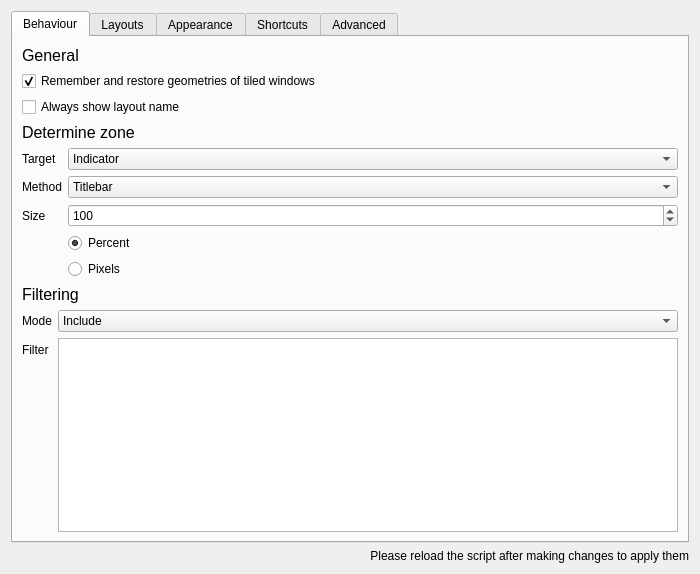
<?xml version="1.0" encoding="UTF-8"?>
<ui version="4.0">
 <class>KWin::ExquisiteConfigForm</class>
 <widget class="QWidget" name="KWin::ExquisiteConfigForm">
  <property name="geometry">
   <rect>
    <x>0</x>
    <y>0</y>
    <width>700</width>
    <height>574</height>
   </rect>
  </property>
  <property name="minimumSize">
   <size>
    <width>700</width>
    <height>574</height>
   </size>
  </property>
  <layout class="QVBoxLayout" name="verticalLayout">
   <item>
    <widget class="QTabWidget" name="tabWidget">
     <property name="tabPosition">
      <enum>QTabWidget::North</enum>
     </property>
     <property name="tabShape">
      <enum>QTabWidget::Rounded</enum>
     </property>
     <property name="currentIndex">
      <number>0</number>
     </property>
     <property name="iconSize">
      <size>
       <width>16</width>
       <height>16</height>
      </size>
     </property>
     <property name="elideMode">
      <enum>Qt::ElideNone</enum>
     </property>
     <property name="documentMode">
      <bool>false</bool>
     </property>
     <property name="tabsClosable">
      <bool>false</bool>
     </property>
     <property name="tabBarAutoHide">
      <bool>false</bool>
     </property>
     <widget class="QWidget" name="tab">
      <attribute name="icon">
       <iconset theme="systemsettings">
        <normaloff>../../../../../.designer/backup</normaloff>../../../../../.designer/backup</iconset>
      </attribute>
      <attribute name="title">
       <string>Behaviour</string>
      </attribute>
      <layout class="QVBoxLayout" name="verticalLayout_4">
       <item>
        <widget class="QLabel" name="label_19">
         <property name="font">
          <font>
           <pointsize>12</pointsize>
          </font>
         </property>
         <property name="text">
          <string>General</string>
         </property>
        </widget>
       </item>
       <item>
        <widget class="QCheckBox" name="kcfg_rememberWindowGeometries">
         <property name="sizePolicy">
          <sizepolicy hsizetype="Minimum" vsizetype="Minimum">
           <horstretch>0</horstretch>
           <verstretch>0</verstretch>
          </sizepolicy>
         </property>
         <property name="text">
          <string>Remember and restore geometries of tiled windows</string>
         </property>
         <property name="checked">
          <bool>true</bool>
         </property>
        </widget>
       </item>
       <item>
        <widget class="QCheckBox" name="kcfg_alwaysShowLayoutName">
         <property name="text">
          <string>Always show layout name</string>
         </property>
        </widget>
       </item>
       <item>
        <widget class="QLabel" name="label_6">
         <property name="font">
          <font>
           <pointsize>12</pointsize>
          </font>
         </property>
         <property name="text">
          <string>Determine zone</string>
         </property>
        </widget>
       </item>
       <item>
        <layout class="QFormLayout" name="formLayout_6">
         <item row="1" column="0">
          <widget class="QLabel" name="label_5">
           <property name="toolTip">
            <string/>
           </property>
           <property name="text">
            <string>Method</string>
           </property>
          </widget>
         </item>
         <item row="1" column="1">
          <widget class="QComboBox" name="kcfg_targetMethod">
           <property name="sizePolicy">
            <sizepolicy hsizetype="Expanding" vsizetype="Fixed">
             <horstretch>0</horstretch>
             <verstretch>0</verstretch>
            </sizepolicy>
           </property>
           <property name="toolTip">
            <string>Method to determine in which zone the window is located</string>
           </property>
           <property name="frame">
            <bool>true</bool>
           </property>
           <item>
            <property name="text">
             <string extracomment="dd">Titlebar</string>
            </property>
           </item>
           <item>
            <property name="text">
             <string>Window</string>
            </property>
           </item>
           <item>
            <property name="text">
             <string extracomment="The most precice method, but depends on xdotool to determine the cursor position">Cursor</string>
            </property>
           </item>
          </widget>
         </item>
         <item row="2" column="0">
          <widget class="QLabel" name="label_14">
           <property name="toolTip">
            <string/>
           </property>
           <property name="text">
            <string>Size</string>
           </property>
          </widget>
         </item>
         <item row="2" column="1">
          <widget class="QSpinBox" name="kcfg_handleSize">
           <property name="sizePolicy">
            <sizepolicy hsizetype="Expanding" vsizetype="Fixed">
             <horstretch>0</horstretch>
             <verstretch>0</verstretch>
            </sizepolicy>
           </property>
           <property name="toolTip">
            <string>Set the size of the handle, only applicable when target method is Titlebar or Window</string>
           </property>
           <property name="suffix">
            <string/>
           </property>
           <property name="maximum">
            <number>2147483647</number>
           </property>
           <property name="stepType">
            <enum>QAbstractSpinBox::DefaultStepType</enum>
           </property>
           <property name="value">
            <number>100</number>
           </property>
          </widget>
         </item>
         <item row="3" column="1">
          <widget class="QRadioButton" name="kcfg_handleUnitPercent">
           <property name="text">
            <string>Percent</string>
           </property>
           <property name="checked">
            <bool>true</bool>
           </property>
          </widget>
         </item>
         <item row="4" column="1">
          <widget class="QRadioButton" name="kcfg_handleUnitPixels">
           <property name="text">
            <string>Pixels</string>
           </property>
          </widget>
         </item>
         <item row="0" column="0">
          <widget class="QLabel" name="label_20">
           <property name="text">
            <string>Target</string>
           </property>
          </widget>
         </item>
         <item row="0" column="1">
          <widget class="QComboBox" name="kcfg_zoneTarget">
           <property name="sizePolicy">
            <sizepolicy hsizetype="Expanding" vsizetype="Fixed">
             <horstretch>0</horstretch>
             <verstretch>0</verstretch>
            </sizepolicy>
           </property>
           <property name="toolTip">
            <string>The part of the zone you need to hover over to highlight it</string>
           </property>
           <item>
            <property name="text">
             <string>Indicator</string>
            </property>
           </item>
           <item>
            <property name="text">
             <string>Zone</string>
            </property>
           </item>
          </widget>
         </item>
        </layout>
       </item>
       <item>
        <widget class="QLabel" name="label">
         <property name="font">
          <font>
           <pointsize>12</pointsize>
          </font>
         </property>
         <property name="text">
          <string>Filtering</string>
         </property>
        </widget>
       </item>
       <item>
        <layout class="QFormLayout" name="formLayout">
         <item row="0" column="0">
          <widget class="QLabel" name="label_2">
           <property name="text">
            <string>Mode</string>
           </property>
          </widget>
         </item>
         <item row="0" column="1">
          <widget class="QComboBox" name="kcfg_filterMode">
           <property name="sizePolicy">
            <sizepolicy hsizetype="Expanding" vsizetype="Fixed">
             <horstretch>0</horstretch>
             <verstretch>0</verstretch>
            </sizepolicy>
           </property>
           <item>
            <property name="text">
             <string>Include</string>
            </property>
           </item>
           <item>
            <property name="text">
             <string>Exclude</string>
            </property>
           </item>
          </widget>
         </item>
         <item row="1" column="0">
          <widget class="QLabel" name="label_18">
           <property name="text">
            <string>Filter</string>
           </property>
          </widget>
         </item>
         <item row="1" column="1">
          <widget class="QPlainTextEdit" name="kcfg_filterList">
           <property name="toolTip">
            <string>Enter window classes you wish to include/exclude (seperated by a new line)</string>
           </property>
          </widget>
         </item>
        </layout>
       </item>
      </layout>
     </widget>
     <widget class="QWidget" name="tab_2">
      <attribute name="icon">
       <iconset theme="preferences-desktop-virtual">
        <normaloff>../../../../../.designer/backup</normaloff>../../../../../.designer/backup</iconset>
      </attribute>
      <attribute name="title">
       <string>Layouts</string>
      </attribute>
      <layout class="QVBoxLayout" name="verticalLayout_2">
       <item>
        <widget class="QLabel" name="label_3">
         <property name="font">
          <font>
           <pointsize>12</pointsize>
          </font>
         </property>
         <property name="text">
          <string>JSON</string>
         </property>
        </widget>
       </item>
       <item>
        <widget class="QPlainTextEdit" name="kcfg_layoutsJson"/>
       </item>
      </layout>
     </widget>
     <widget class="QWidget" name="tab_3">
      <attribute name="icon">
       <iconset theme="preferences-desktop-theme">
        <normaloff>../../../../../.designer/backup</normaloff>../../../../../.designer/backup</iconset>
      </attribute>
      <attribute name="title">
       <string>Appearance</string>
      </attribute>
      <layout class="QVBoxLayout" name="verticalLayout_6">
       <item>
        <widget class="QLabel" name="label_22">
         <property name="font">
          <font>
           <pointsize>12</pointsize>
          </font>
         </property>
         <property name="text">
          <string>Animations</string>
         </property>
        </widget>
       </item>
       <item>
        <layout class="QFormLayout" name="formLayout_2">
         <item row="1" column="0">
          <widget class="QLabel" name="label_21">
           <property name="text">
            <string>OSD timeout</string>
           </property>
          </widget>
         </item>
         <item row="1" column="1">
          <widget class="QSpinBox" name="kcfg_osdTimeout">
           <property name="sizePolicy">
            <sizepolicy hsizetype="Expanding" vsizetype="Fixed">
             <horstretch>0</horstretch>
             <verstretch>0</verstretch>
            </sizepolicy>
           </property>
           <property name="suffix">
            <string> ms</string>
           </property>
           <property name="minimum">
            <number>500</number>
           </property>
           <property name="maximum">
            <number>10000</number>
           </property>
           <property name="value">
            <number>2000</number>
           </property>
          </widget>
         </item>
         <item row="0" column="0">
          <widget class="QLabel" name="label_24">
           <property name="text">
            <string>Fade duration</string>
           </property>
          </widget>
         </item>
         <item row="0" column="1">
          <widget class="QSpinBox" name="kcfg_fadeDuration">
           <property name="sizePolicy">
            <sizepolicy hsizetype="Expanding" vsizetype="Fixed">
             <horstretch>0</horstretch>
             <verstretch>0</verstretch>
            </sizepolicy>
           </property>
           <property name="suffix">
            <string> ms</string>
           </property>
           <property name="maximum">
            <number>2000</number>
           </property>
           <property name="value">
            <number>150</number>
           </property>
          </widget>
         </item>
        </layout>
       </item>
       <item>
        <widget class="QLabel" name="label_17">
         <property name="font">
          <font>
           <pointsize>12</pointsize>
          </font>
         </property>
         <property name="text">
          <string>Colors</string>
         </property>
        </widget>
       </item>
       <item>
        <layout class="QVBoxLayout" name="verticalLayout_3">
         <item>
          <layout class="QHBoxLayout" name="horizontalLayout_2">
           <item>
            <layout class="QFormLayout" name="formLayout_8">
             <item row="0" column="0">
              <widget class="QLabel" name="label_7">
               <property name="text">
                <string>Background</string>
               </property>
              </widget>
             </item>
             <item row="0" column="1">
              <widget class="KColorButton" name="kcolorbutton">
               <property name="sizePolicy">
                <sizepolicy hsizetype="Fixed" vsizetype="Fixed">
                 <horstretch>0</horstretch>
                 <verstretch>0</verstretch>
                </sizepolicy>
               </property>
               <property name="text">
                <string/>
               </property>
               <property name="alphaChannelEnabled">
                <bool>true</bool>
               </property>
              </widget>
             </item>
             <item row="1" column="0">
              <widget class="QLabel" name="label_10">
               <property name="text">
                <string>Font</string>
               </property>
              </widget>
             </item>
             <item row="1" column="1">
              <widget class="KColorButton" name="kcolorbutton_4">
               <property name="sizePolicy">
                <sizepolicy hsizetype="Fixed" vsizetype="Fixed">
                 <horstretch>0</horstretch>
                 <verstretch>0</verstretch>
                </sizepolicy>
               </property>
               <property name="alphaChannelEnabled">
                <bool>true</bool>
               </property>
              </widget>
             </item>
            </layout>
           </item>
           <item>
            <layout class="QFormLayout" name="formLayout_12">
             <item row="0" column="0">
              <widget class="QLabel" name="label_8">
               <property name="text">
                <string>Handle</string>
               </property>
              </widget>
             </item>
             <item row="0" column="1">
              <widget class="KColorButton" name="kcolorbutton_2">
               <property name="sizePolicy">
                <sizepolicy hsizetype="Fixed" vsizetype="Fixed">
                 <horstretch>0</horstretch>
                 <verstretch>0</verstretch>
                </sizepolicy>
               </property>
               <property name="alphaChannelEnabled">
                <bool>true</bool>
               </property>
              </widget>
             </item>
             <item row="1" column="0">
              <widget class="QLabel" name="label_11">
               <property name="text">
                <string>Target</string>
               </property>
              </widget>
             </item>
             <item row="1" column="1">
              <widget class="KColorButton" name="kcolorbutton_5">
               <property name="sizePolicy">
                <sizepolicy hsizetype="Fixed" vsizetype="Fixed">
                 <horstretch>0</horstretch>
                 <verstretch>0</verstretch>
                </sizepolicy>
               </property>
               <property name="alphaChannelEnabled">
                <bool>true</bool>
               </property>
              </widget>
             </item>
            </layout>
           </item>
           <item>
            <layout class="QFormLayout" name="formLayout_11">
             <item row="0" column="0">
              <widget class="QLabel" name="label_9">
               <property name="text">
                <string>Zone</string>
               </property>
              </widget>
             </item>
             <item row="0" column="1">
              <widget class="KColorButton" name="kcolorbutton_3">
               <property name="sizePolicy">
                <sizepolicy hsizetype="Fixed" vsizetype="Fixed">
                 <horstretch>0</horstretch>
                 <verstretch>0</verstretch>
                </sizepolicy>
               </property>
               <property name="alphaChannelEnabled">
                <bool>true</bool>
               </property>
              </widget>
             </item>
             <item row="1" column="0">
              <widget class="QLabel" name="label_12">
               <property name="text">
                <string>Center</string>
               </property>
              </widget>
             </item>
             <item row="1" column="1">
              <widget class="KColorButton" name="kcolorbutton_6">
               <property name="sizePolicy">
                <sizepolicy hsizetype="Fixed" vsizetype="Fixed">
                 <horstretch>0</horstretch>
                 <verstretch>0</verstretch>
                </sizepolicy>
               </property>
               <property name="alphaChannelEnabled">
                <bool>true</bool>
               </property>
              </widget>
             </item>
            </layout>
           </item>
           <item>
            <spacer name="horizontalSpacer">
             <property name="orientation">
              <enum>Qt::Horizontal</enum>
             </property>
             <property name="sizeHint" stdset="0">
              <size>
               <width>40</width>
               <height>20</height>
              </size>
             </property>
            </spacer>
           </item>
          </layout>
         </item>
        </layout>
       </item>
       <item>
        <spacer name="verticalSpacer">
         <property name="orientation">
          <enum>Qt::Vertical</enum>
         </property>
         <property name="sizeHint" stdset="0">
          <size>
           <width>20</width>
           <height>40</height>
          </size>
         </property>
        </spacer>
       </item>
      </layout>
     </widget>
     <widget class="QWidget" name="tab_5">
      <attribute name="icon">
       <iconset theme="configure-shortcuts">
        <normaloff>.</normaloff>.</iconset>
      </attribute>
      <attribute name="title">
       <string>Shortcuts</string>
      </attribute>
      <layout class="QVBoxLayout" name="verticalLayout_9">
       <item>
        <layout class="QVBoxLayout" name="verticalLayout_5" stretch="0">
         <item>
          <widget class="QLabel" name="label_23">
           <property name="text">
            <string>&lt;html&gt;&lt;head/&gt;&lt;body&gt;&lt;p&gt;To set up shortcuts for this script&lt;/p&gt;&lt;p&gt;Go to System Settings / Shortcuts and search for &amp;quot;KZones&amp;quot;&lt;/p&gt;&lt;/body&gt;&lt;/html&gt;</string>
           </property>
           <property name="alignment">
            <set>Qt::AlignCenter</set>
           </property>
          </widget>
         </item>
        </layout>
       </item>
      </layout>
     </widget>
     <widget class="QWidget" name="tab_4">
      <attribute name="icon">
       <iconset theme="applications-development">
        <normaloff>../../../../../.designer/backup</normaloff>../../../../../.designer/backup</iconset>
      </attribute>
      <attribute name="title">
       <string>Advanced</string>
      </attribute>
      <layout class="QVBoxLayout" name="verticalLayout_9">
       <item>
        <layout class="QVBoxLayout" name="verticalLayout_5" stretch="0,0,0,0">
         <item>
          <widget class="QLabel" name="label_15">
           <property name="font">
            <font>
             <pointsize>12</pointsize>
            </font>
           </property>
           <property name="text">
            <string>Performance</string>
           </property>
          </widget>
         </item>
         <item>
          <layout class="QFormLayout" name="formLayout_3">
           <item row="0" column="0">
            <widget class="QLabel" name="label_4">
             <property name="toolTip">
              <string>Speed of which the zone checking is done</string>
             </property>
             <property name="text">
              <string>Polling rate</string>
             </property>
            </widget>
           </item>
           <item row="0" column="1">
            <widget class="QSpinBox" name="kcfg_pollingRate">
             <property name="sizePolicy">
              <sizepolicy hsizetype="Expanding" vsizetype="Fixed">
               <horstretch>0</horstretch>
               <verstretch>0</verstretch>
              </sizepolicy>
             </property>
             <property name="toolTip">
              <string>Speed of which the zone checking is done</string>
             </property>
             <property name="suffix">
              <string> ms</string>
             </property>
             <property name="minimum">
              <number>10</number>
             </property>
             <property name="maximum">
              <number>1000</number>
             </property>
             <property name="singleStep">
              <number>10</number>
             </property>
             <property name="value">
              <number>100</number>
             </property>
            </widget>
           </item>
          </layout>
         </item>
         <item>
          <widget class="QLabel" name="label_16">
           <property name="sizePolicy">
            <sizepolicy hsizetype="Minimum" vsizetype="Minimum">
             <horstretch>0</horstretch>
             <verstretch>0</verstretch>
            </sizepolicy>
           </property>
           <property name="font">
            <font>
             <pointsize>12</pointsize>
            </font>
           </property>
           <property name="text">
            <string>Debug</string>
           </property>
          </widget>
         </item>
         <item>
          <widget class="QCheckBox" name="kcfg_enableDebugMode">
           <property name="sizePolicy">
            <sizepolicy hsizetype="Minimum" vsizetype="Minimum">
             <horstretch>0</horstretch>
             <verstretch>0</verstretch>
            </sizepolicy>
           </property>
           <property name="text">
            <string>Enable debug mode</string>
           </property>
          </widget>
         </item>
        </layout>
       </item>
       <item>
        <spacer name="verticalSpacer_2">
         <property name="orientation">
          <enum>Qt::Vertical</enum>
         </property>
         <property name="sizeHint" stdset="0">
          <size>
           <width>20</width>
           <height>40</height>
          </size>
         </property>
        </spacer>
       </item>
      </layout>
     </widget>
    </widget>
   </item>
   <item>
    <widget class="QLabel" name="label_13">
     <property name="font">
      <font>
       <weight>50</weight>
       <italic>false</italic>
       <bold>false</bold>
       <underline>false</underline>
       <strikeout>false</strikeout>
      </font>
     </property>
     <property name="toolTip">
      <string/>
     </property>
     <property name="text">
      <string>Please reload the script after making changes to apply them</string>
     </property>
     <property name="scaledContents">
      <bool>false</bool>
     </property>
     <property name="alignment">
      <set>Qt::AlignRight|Qt::AlignTrailing|Qt::AlignVCenter</set>
     </property>
     <property name="margin">
      <number>8</number>
     </property>
    </widget>
   </item>
  </layout>
 </widget>
 <customwidgets>
  <customwidget>
   <class>KColorButton</class>
   <extends>QPushButton</extends>
   <header>kcolorbutton.h</header>
  </customwidget>
 </customwidgets>
 <resources/>
 <connections/>
</ui>
